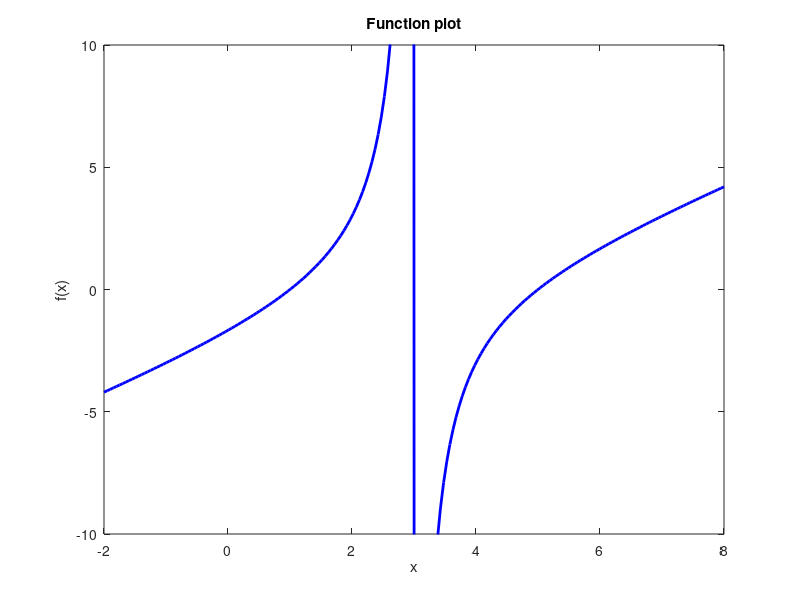

Write the MATLAB code that produced this figure.
%% Raymundo Alvarez
% March 29,2016
% Assignment #04
% Problem 3_07

% Create the linear space

x = linspace(-2, 8, 200);

% The function

fun = (x.^2 - 6*x + 5)./(x - 3);

plot(x,fun,'b-','LineWidth',2);

axis([-2 8 -10 10]);

hold on;

title('Function plot');

xlabel('x');

ylabel('f(x)');